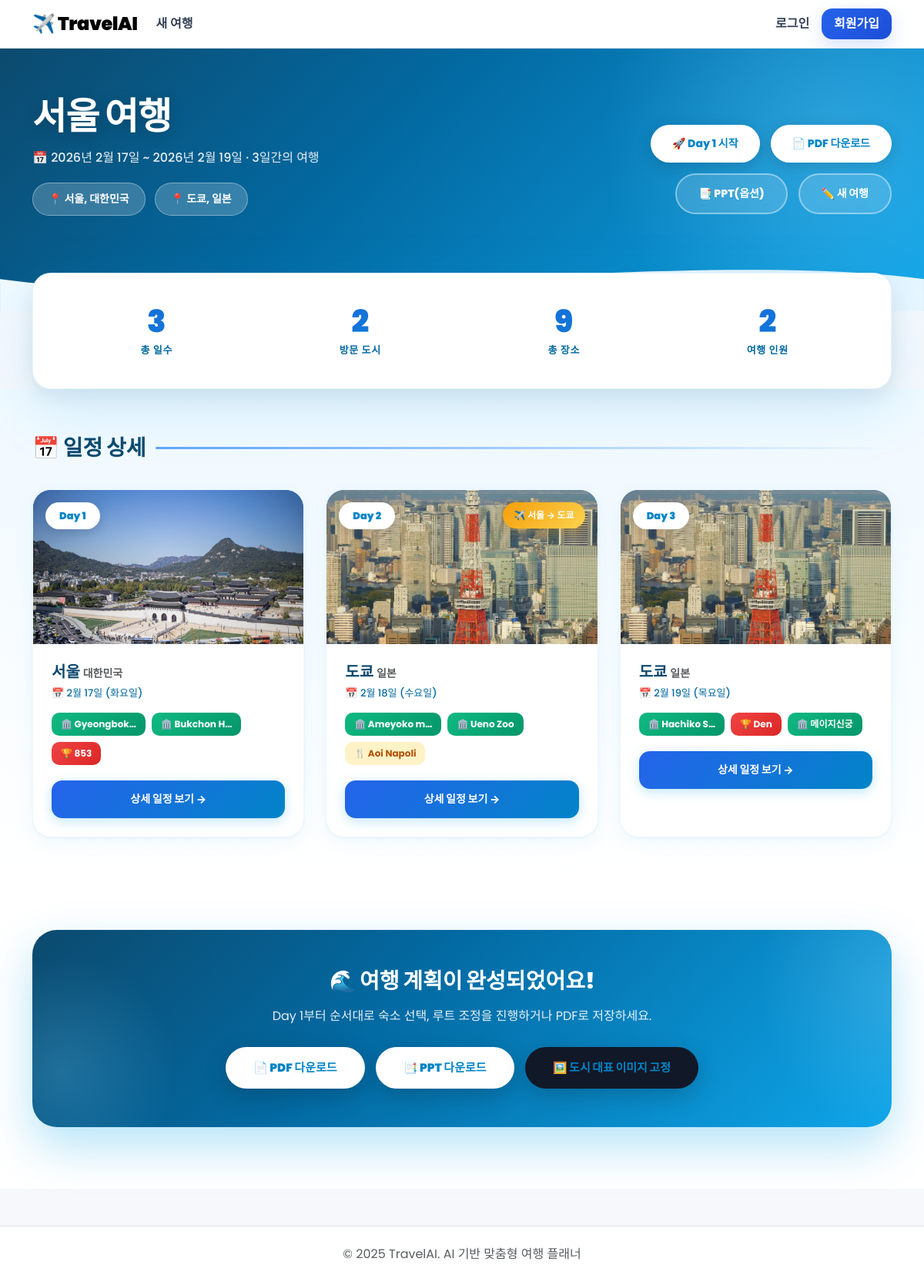
Screenshot of /plan/1/ with the database file from the repository.
### planner/models.py (models this page shows, shortened)
class TravelPlan(models.Model):
    STATUS_CHOICES = [
        ('draft', '작성 중'),
        ('planned', '계획 완료'),
        ('ongoing', '여행 중'),
        ('completed', '완료'),
        ('cancelled', '취소'),
    ]
    user = models.ForeignKey(
        settings.AUTH_USER_MODEL,
        on_delete=models.CASCADE,
        related_name='travel_plans',
        verbose_name='사용자',
        null=True,  # 비회원도 생성 가능
        blank=True
    )
    session_key = models.CharField('세션 키', max_length=100, blank=True)
    title = models.CharField('제목', max_length=200, blank=True)
    start_date = models.DateField('출발일')
    end_date = models.DateField('도착일')
    total_days = models.PositiveIntegerField('총 일수', default=1)
    origin_city = models.CharField('출발 도시', max_length=100)
    origin_country = models.CharField('출발 국가', max_length=100, blank=True)
    origin_country_code = models.CharField('출발 국가 코드', max_length=10, blank=True)
    destinations = models.JSONField('목적지 목록', default=list)
    theme = models.CharField('여행 테마', max_length=100, blank=True)
    travelers_count = models.PositiveSmallIntegerField('여행자 수', default=1)
    has_children = models.BooleanField('아이 동반', default=False)
    has_elderly = models.BooleanField('노약자 동반', default=False)
    status = models.CharField(
        '상태',
        max_length=20,
        choices=STATUS_CHOICES,
        default='draft'
    )
    created_at = models.DateTimeField('생성일', auto_now_add=True)
    updated_at = models.DateTimeField('수정일', auto_now=True)
    plan_data = models.JSONField('전체 계획 데이터', default=dict, blank=True)
    class Meta:
        verbose_name = '여행 계획'
        verbose_name_plural = '여행 계획들'
        ordering = ['-created_at']

class DayPlan(models.Model):
    travel_plan = models.ForeignKey(
        TravelPlan,
        on_delete=models.CASCADE,
        related_name='day_plans',
        verbose_name='여행 계획'
    )
    day_number = models.PositiveSmallIntegerField('일차')
    date = models.DateField('날짜')
    weekday = models.CharField('요일', max_length=10, blank=True)
    from_city = models.CharField('출발 도시', max_length=100, blank=True)
    to_city = models.CharField('도착 도시', max_length=100)
    to_country = models.CharField('도착 국가', max_length=100, blank=True)
    to_country_code = models.CharField('국가 코드', max_length=10, blank=True)
    latitude = models.FloatField('위도', null=True, blank=True)
    longitude = models.FloatField('경도', null=True, blank=True)
    transport_from_prev = models.CharField('이전 도시에서 이동수단', max_length=50, blank=True)
    transport_duration = models.CharField('이동 시간', max_length=50, blank=True)
    hotel = models.JSONField('숙소 정보', default=dict, blank=True)
    route = models.JSONField('루트 정보', default=list, blank=True)
    route_line = models.JSONField('루트 라인', default=list, blank=True)
    route_map_url = models.URLField('루트 맵 URL', max_length=2000, blank=True)
    total_move_time = models.CharField('총 이동 시간', max_length=50, blank=True)
    hero_image_url = models.URLField('히어로 이미지', max_length=500, blank=True)
    tips = models.JSONField('여행 팁', default=list, blank=True)
    poi_candidates = models.JSONField('POI 후보', default=list, blank=True)
    class Meta:
        verbose_name = '일자별 계획'
        verbose_name_plural = '일자별 계획들'
        ordering = ['day_number']
        unique_together = ['travel_plan', 'day_number']

class POI(models.Model):
    TYPE_CHOICES = [
        ('Attraction', '관광지'),
        ('Restaurant', '맛집'),
        ('Cafe', '카페'),
    ]
    day_plan = models.ForeignKey(
        DayPlan,
        on_delete=models.CASCADE,
        related_name='pois',
        verbose_name='일자별 계획'
    )
    order = models.PositiveSmallIntegerField('순서', default=0)
    name = models.CharField('장소명', max_length=200)
    raw_name = models.CharField('원본명', max_length=200, blank=True)
    poi_type = models.CharField('타입', max_length=20, choices=TYPE_CHOICES)
    feature = models.CharField('카테고리', max_length=50, blank=True)
    google_place_id = models.CharField('Place ID', max_length=100, blank=True)
    latitude = models.FloatField('위도', null=True, blank=True)
    longitude = models.FloatField('경도', null=True, blank=True)
    distance_km = models.FloatField('중심부 거리(km)', null=True, blank=True)
    rating = models.FloatField('평점', null=True, blank=True)
    review_count = models.PositiveIntegerField('리뷰 수', null=True, blank=True)
    is_landmark = models.BooleanField('랜드마크', default=False)
    michelin_grade = models.CharField('미슐랭 등급', max_length=20, blank=True)
    image_url = models.URLField('이미지 URL', max_length=500, blank=True)
    image_hd_url = models.URLField('HD 이미지 URL', max_length=500, blank=True)
    reason = models.TextField('추천 이유', blank=True)
    user_selected = models.BooleanField('사용자 선택', default=True)
    user_rating = models.PositiveSmallIntegerField('사용자 평점', null=True, blank=True)
    user_liked = models.BooleanField('사용자 좋아요', null=True, blank=True)
    class Meta:
        verbose_name = 'POI'
        verbose_name_plural = 'POIs'
        ordering = ['order']

### planner/views.py (the view)
# urls.py: path('plan/<int:plan_id>/', views.results, name='results'),
def results(request, plan_id):
    travel_plan = get_object_or_404(TravelPlan, id=plan_id)
    if travel_plan.user and travel_plan.user != request.user:
        if not request.user.is_staff:
            messages.error(request, '접근 권한이 없습니다.')
            return redirect('planner:index')
    day_plans = travel_plan.day_plans.all().prefetch_related('pois').order_by('day_number')
    try:
        for dp in day_plans:
            _ensure_day_hero_image(dp, force=False)
    except Exception:
        pass
    context = {
        'plan': travel_plan,
        'day_plans': day_plans,
    }
    return render(request, 'planner/results.html', context)

### services/images.py (called while the page is built, shortened)
def _city_hero_project_root() -> str:
    return os.path.abspath(os.path.join(os.path.dirname(__file__), ".."))

def _city_hero_local_path(slug: str) -> str:
    return os.path.join(_city_hero_project_root(), "static", "img", "city_hero", slug)

def _norm_city_key(city: str) -> str:
    c = (city or '').strip()
    return CITY_NAME_ALIASES.get(c, c)

def get_city_image(city_name: str, country_name: str = "", width: int = 1600) -> str:
    city = (city_name or '').strip()
    country = (country_name or '').strip()
    city = _norm_city_key(city)
    try:
        slug = CITY_HERO_SLUGS.get((country, city)) or CITY_HERO_SLUGS.get(("", city))
        if slug:
            project_root = _city_hero_project_root()
            local_path = _city_hero_local_path(slug)
            if os.path.exists(local_path):
                sz = os.path.getsize(local_path)
                if sz >= _CITY_HERO_MIN_REAL_BYTES:
                    return f"/static/img/city_hero/{slug}?v={int(os.path.getmtime(local_path))}"
            auto = _ensure_city_hero_downloaded(country, city, slug, width=width)
            if auto:
                return auto
    except Exception:
        pass

### templates/planner/results.html (shortened to what this page needs)
{% extends "base.html" %}
{% load static %}
{% block content %}
<section class="plan-hero">
  <div class="container">
    <div class="row align-items-center">
      <div class="col-lg-8">
        <h1 class="plan-title">{{ plan.title }}</h1>
        <p class="plan-meta">
          📅 {{ plan.start_date|date:"Y년 n월 j일" }} ~ {{ plan.end_date|date:"Y년 n월 j일" }} · {{ plan.total_days }}일간의 여행
        </p>
        <div class="dest-chips">
          {% for dest in plan.destinations %}
          <span class="dest-chip">📍 {{ dest.city }}{% if dest.country %}, {{ dest.country }}{% endif %}</span>
          {% endfor %}
        </div>
      </div>
      <div class="col-lg-4">
        <div class="hero-actions justify-content-lg-end">
          {% if day_plans %}
          <a href="{% url 'planner:itinerary' plan.id 1 %}" class="btn-hero primary">🚀 Day 1 시작</a>
          {% endif %}
          <a href="{% url 'planner:export_pdf' plan.id %}" class="btn-hero primary">📄 PDF 다운로드</a>
          <a href="{% url 'planner:export_ppt' plan.id %}" class="btn-hero secondary">📑 PPT(옵션)</a>
          <a href="{% url 'planner:index' %}" class="btn-hero secondary">✏️ 새 여행</a>
        </div>
      </div>
    </div>
  </div>
</section>
<div class="container">
  <div class="stats-bar">
    <div class="stat-item">
      <div class="stat-num">{{ plan.total_days }}</div>
      <div class="stat-label">총 일수</div>
    </div>
    <div class="stat-item">
      <div class="stat-num">{{ plan.destinations|length }}</div>
      <div class="stat-label">방문 도시</div>
    </div>
    <div class="stat-item">
      <div class="stat-num" id="totalPois">0</div>
      <div class="stat-label">총 장소</div>
    </div>
    <div class="stat-item">
      <div class="stat-num">{{ plan.travelers_count }}</div>
      <div class="stat-label">여행 인원</div>
    </div>
  </div>
</div>
<section class="days-section">
  <div class="container">
    <h2 class="section-title">📅 일정 상세</h2>
    {% if day_plans %}
    <div class="days-grid">
      {% for day in day_plans %}
      <div class="day-card">
        <div class="day-card-image">
          {% if day.hero_image_url %}
          <img src="{{ day.hero_image_url }}" alt="{{ day.to_city }}" onerror="this.style.display='none';this.nextElementSibling.style.display='flex';">
          {% else %}
          <div class="placeholder">🌊</div>
          {% endif %}
          <span class="day-badge">Day {{ day.day_number }}</span>
          {% if day.transport_from_prev and day.from_city and day.from_city != day.to_city %}
          <span class="transport-badge">
            {% if "비행" in day.transport_from_prev %}✈️{% else %}🚆{% endif %}
            {{ day.from_city }} → {{ day.to_city }}
          </span>
          {% endif %}
        </div>
        <div class="day-card-body">
          <h3 class="day-card-title">
            {{ day.to_city }}
            {% if day.to_country %}<small class="text-muted" style="font-size:.7em; font-weight:600;">{{ day.to_country }}</small>{% endif %}
          </h3>
          <p class="day-card-date">📅 {{ day.date|date:"n월 j일" }} ({{ day.date|date:"l" }})</p>
          <div class="poi-minis">
            {% for poi in day.pois.all|slice:":5" %}
            <span class="poi-mini {% if poi.is_landmark %}landmark{% elif poi.michelin_grade %}michelin{% elif poi.poi_type == 'Restaurant' %}restaurant{% elif poi.poi_type == 'Cafe' %}cafe{% endif %}">
              {% if poi.is_landmark %}🏛️{% elif poi.michelin_grade %}🏆{% elif poi.poi_type == 'Restaurant' %}🍴{% elif poi.poi_type == 'Cafe' %}☕{% else %}📍{% endif %}
              {{ poi.name|truncatechars:10 }}
            </span>
            {% empty %}
            <span class="text-muted small">아직 추가된 장소가 없어요</span>
            {% endfor %}
          </div>
          <a href="{% url 'planner:itinerary' plan.id day.day_number %}" class="day-card-btn">상세 일정 보기 →</a>
        </div>
      </div>
      {% endfor %}
    </div>
    {% endif %}
  </div>
</section>
{% if day_plans %}
<section class="cta-section">
  <div class="container">
    <div class="cta-card">
      <h3 class="cta-title">🌊 여행 계획이 완성되었어요!</h3>
      <p class="cta-desc">Day 1부터 순서대로 숙소 선택, 루트 조정을 진행하거나 PDF로 저장하세요.</p>
      <a href="{% url 'planner:export_pdf' plan.id %}" class="cta-btn">📄 PDF 다운로드</a>
      <a href="{% url 'planner:export_ppt' plan.id %}" class="cta-btn" style="margin-left:10px;">📑 PPT 다운로드</a>
      <a href="{% url 'planner:city_hero_tool' %}" class="cta-btn" style="margin-left:10px;background:#111827;border-color:#111827;">🖼️ 도시 대표 이미지 고정</a>
    </div>
  </div>
</section>
{% endif %}
{% endblock %}

### templates/base.html (shortened to what this page needs)
{% load static %}
<!DOCTYPE html>
<html lang="ko">
<head>
  <link href="https://cdn.jsdelivr.net/npm/bootstrap@5.3.2/dist/css/bootstrap.min.css" rel="stylesheet">
  <link rel="stylesheet" href="{% static 'css/ui_v2.css' %}">
  <link rel="stylesheet" href="{% static 'css/ui_magazine.css' %}">
  <link rel="stylesheet" href="{% static 'css/theme_design1.css' %}?v=654d1fix9">
</head>
<body>
  <nav class="navbar navbar-expand-lg navbar-light bg-white shadow-sm">
    <div class="container">
      <a class="navbar-brand" href="{% url 'planner:index' %}">
        ✈️ TravelAI
      </a>
      <div class="collapse navbar-collapse" id="navbarNav">
        <ul class="navbar-nav me-auto">
          <li class="nav-item">
            <a class="nav-link" href="{% url 'planner:index' %}">새 여행</a>
          </li>
        </ul>
        <ul class="navbar-nav">
          {% if user.is_authenticated %}
            <li class="nav-item dropdown">
              <a class="nav-link dropdown-toggle" href="#" role="button" data-bs-toggle="dropdown">
                👤 {{ user.username }}
              </a>
              <ul class="dropdown-menu dropdown-menu-end">
                <li><a class="dropdown-item" href="{% url 'accounts:profile' %}">프로필</a></li>
                <li><a class="dropdown-item" href="{% url 'accounts:preferences' %}">여행 선호도 설정</a></li>
                <li><a class="dropdown-item" href="{% url 'accounts:visited_places' %}">방문 기록</a></li>
                <li><hr class="dropdown-divider"></li>
                <li>
                  <form method="post" action="{% url 'accounts:logout' %}">
                    {% csrf_token %}
                    <button class="dropdown-item" type="submit">로그아웃</button>
                  </form>
                </li>
              </ul>
            </li>
          {% else %}
            <li class="nav-item">
              <a class="nav-link" href="{% url 'accounts:login' %}">로그인</a>
            </li>
            <li class="nav-item">
              <a class="nav-link btn btn-primary text-white px-3 ms-2" href="{% url 'accounts:signup' %}">회원가입</a>
            </li>
          {% endif %}
        </ul>
      </div>
    </div>
  </nav>
  <main>
    {% block content %}{% endblock %}
  </main>
  <footer class="bg-white border-top py-4 mt-5">
    <div class="container text-center text-muted">
      <p class="mb-0">&copy; 2025 TravelAI. AI 기반 맞춤형 여행 플래너</p>
    </div>
  </footer>
</body>
</html>

### static/css/ui_v2.css (style rules this page uses)
:root { --bg:#f7f8fb; --text:#0b0f19; --muted:#5b667a; --card:#ffffff; --border: rgba(15,23,42,0.10); --shadow: 0 26px 80px rgba(2,6,23,0.14); --shadow-sm: 0 14px 40px rgba(2,6,23,0.10); --radius: 24px; --radius-sm: 18px; --primary:#0b0f19; --accent:#4f46e5; --accent2:#06b6d4; --accent3:#22c55e; }
.hero-actions { display:flex; flex-wrap:wrap; gap:10px; margin-top:14px; }

### static/css/ui_magazine.css (style rules this page uses)
:root { --mag-hero-h: 280px; --mag-radius: 26px; --mag-shadow: 0 18px 50px rgba(2,6,23,.16); --mag-shadow-soft: 0 10px 28px rgba(2,6,23,.12); --mag-overlay: linear-gradient(180deg, rgba(2,6,23,.62) 0%, rgba(2,6,23,.22) 45%, rgba(2,6,23,.62) 100%); }

### static/css/theme_design1.css (style rules this page uses)
:root { --d1-primary:#2563eb; --d1-primary-2:#1d4ed8; --d1-accent:#0ea5e9; --d1-bg:#f6f8fc; --d1-card:#ffffff; --d1-text:#0f172a; --d1-muted:#64748b; --d1-border:#e5e7eb; --d1-shadow:0 10px 30px rgba(2, 6, 23, .10); --d1-radius:18px; }
html, body { height:100%; }
body { background: var(--d1-bg); color: var(--d1-text); }
.navbar { box-shadow:none !important; border-bottom:1px solid rgba(229,231,235,.85); }
.navbar .navbar-brand { letter-spacing:-0.02em; }
.navbar .nav-link { color:#334155; }
.btn { border-radius: 14px !important; font-weight: 800 !important; }
.btn-primary { background: linear-gradient(135deg, var(--d1-primary), var(--d1-primary-2)) !important; border: none !important; box-shadow: 0 10px 26px rgba(37,99,235,.18); }
img { max-width:100%; }

### templates/base.html (style rules this page uses)
:root { --primary: #2563eb; --primary-light: #60a5fa; --bg: #f6f8fc; --card: #ffffff; --text: #0f172a; --muted: #64748b; --border: #e5e7eb; }
body { background: var(--bg); color: var(--text); font-family: 'Pretendard', -apple-system, BlinkMacSystemFont, system-ui, sans-serif; }
.navbar-brand { font-weight: 900; font-size: 1.5rem; }
.nav-link { font-weight: 600; }

### rows the page displays
TravelPlan: title "서울 여행", start_date "2026년 2월 17일", end_date "2026년 2월 19일", total_days "3", destinations|length "2", travelers_count "2"
DayPlan: shows a picture, day_number "1", to_city "서울", to_country "대한민국", date "2월 17일", date "화요일"
POI: name "Gyeongbok…"
POI: name "Bukchon H…"
POI: name "853"
DayPlan: day_number "2", from_city "서울", to_city "도쿄", to_country "일본", date "2월 18일", date "수요일"
POI: name "Ameyoko m…"
POI: name "Ueno Zoo"
POI: name "Aoi Napoli"
DayPlan: day_number "3", to_city "도쿄", to_country "일본", date "2월 19일", date "목요일"
POI: name "Hachiko S…"
POI: name "Den"
POI: name "메이지신궁"

### other values shown
{{ dest.city }} "서울" "도쿄"
{{ dest.country }} "대한민국" "일본"
